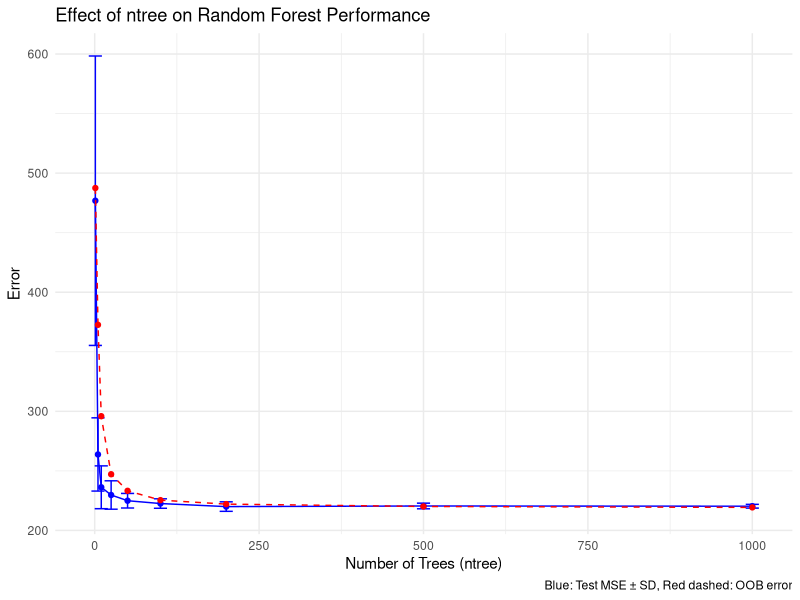
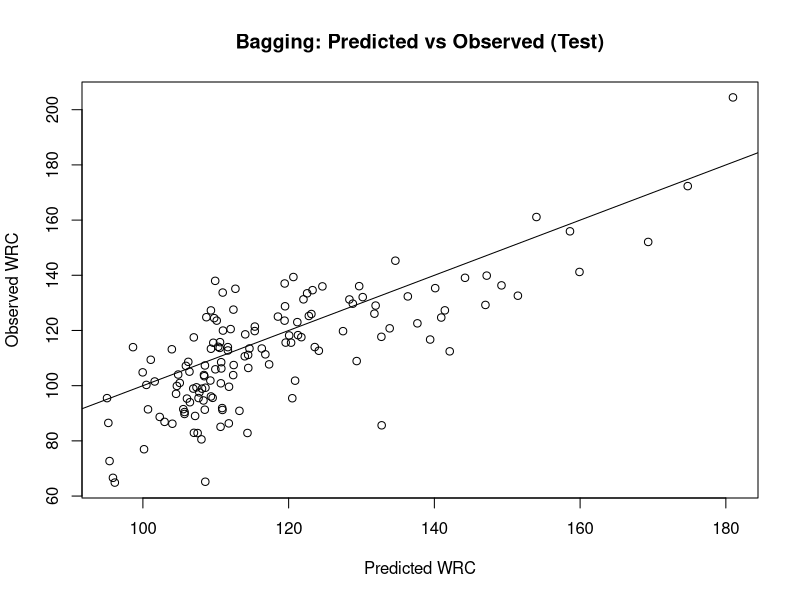
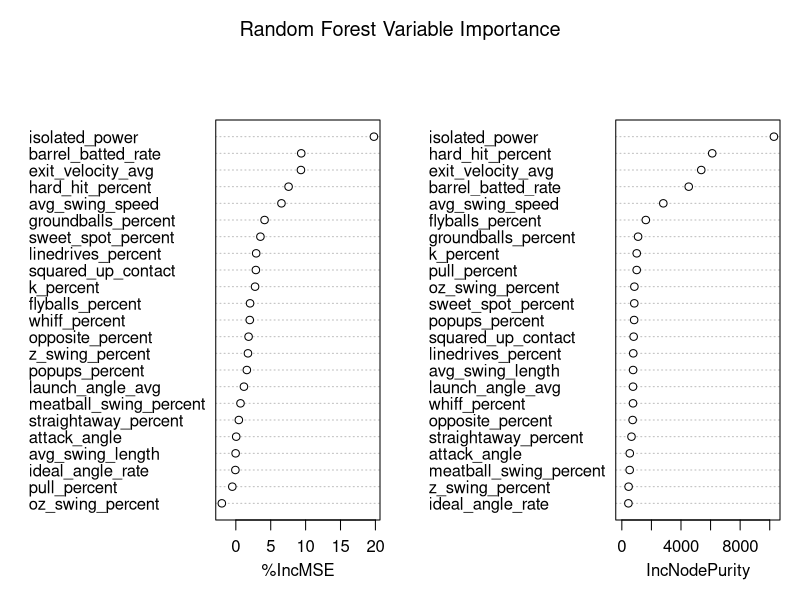
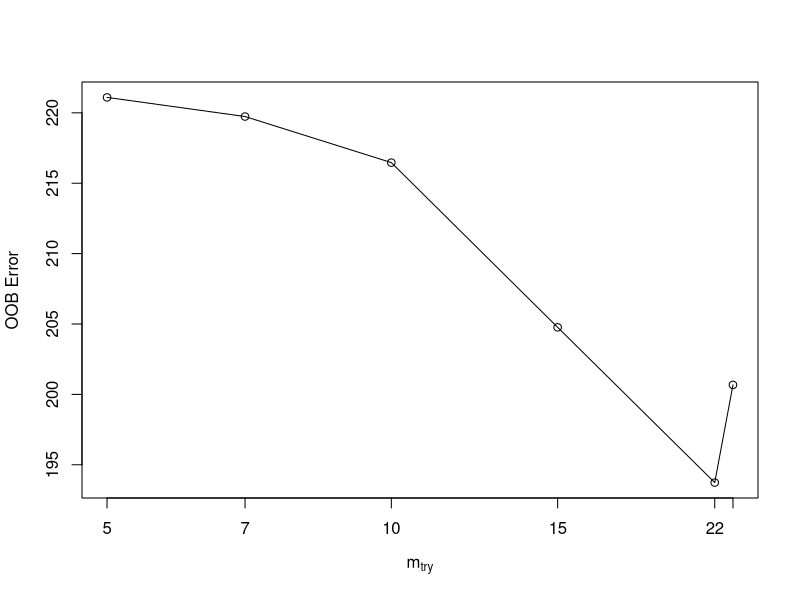
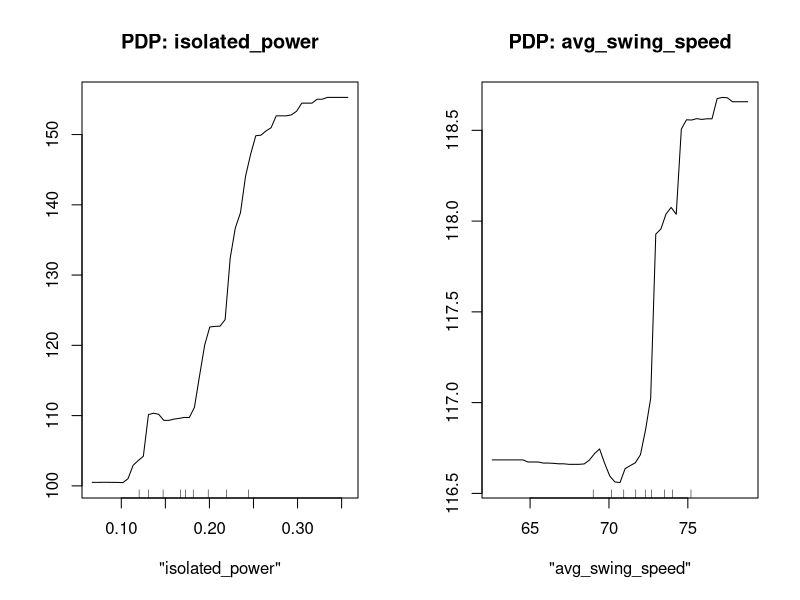

Source code (R) for these figures, in order:
## ---- chunk 1
knitr::opts_chunk$set(echo = TRUE)
## ---- chunk 2
library(MASS)   
library(randomForest)
library(tidyverse)

data1 <- read.csv('onlyCompleteData.csv')
data1 <- data1 %>% select(WRC., k_percent, isolated_power, avg_swing_speed, squared_up_contact, avg_swing_length, attack_angle,
                          ideal_angle_rate, exit_velocity_avg, launch_angle_avg, sweet_spot_percent, barrel_batted_rate,
                          hard_hit_percent, z_swing_percent, oz_swing_percent, meatball_swing_percent, whiff_percent,
                          pull_percent, straightaway_percent, opposite_percent, groundballs_percent, flyballs_percent,
                          linedrives_percent, popups_percent,year)

set.seed(123)
train_idx <- which(data1$year == 2024)
train <- data1[train_idx, ]
train <- train %>% select(-year)
test <- data1[-train_idx, ]
test <- test %>% select(-year)

mtry_val <- 6
ntree_values <- c(1,5,10, 25, 50, 100, 200, 500,1000)
n_reps <- 20

results <- data.frame(ntree=integer(),seed=integer(),test_MSE=double(),OOB_error=double())

for (nt in ntree_values) { # goes through all different ntree values
  for (s in 1:n_reps) { # do many times for each ntree
    set.seed(s)
    rf_model <- randomForest(WRC. ~ ., data=train, mtry=mtry_val, ntree=nt)
    yhat.bag <- predict(rf_model, newdata=test)
    test_mse <- mean((yhat.bag - test$WRC.)^2)
    results <- rbind(results, data.frame(ntree=nt,test_MSE=test_mse,OOB_error=rf_model$mse[nt]))
  }
}

results_all <- results %>% group_by(ntree) %>%summarize(mean_test_MSE = mean(test_MSE),sd_test_MSE = sd(test_MSE),
            mean_OOB_error = mean(OOB_error),sd_OOB_error = sd(OOB_error))
## ---- chunk 3
ggplot(results_all, aes(x=ntree)) + geom_errorbar(aes(ymin=mean_test_MSE-sd_test_MSE, ymax=mean_test_MSE+sd_test_MSE),
                width=20, color="blue") +geom_line(aes(y=mean_test_MSE), color="blue") + geom_point(aes(y=mean_test_MSE), color="blue") +
  geom_line(aes(y=mean_OOB_error), color="red",linetype="dashed") +
  geom_point(aes(y=mean_OOB_error), color="red") +
  labs(title="Effect of ntree on Random Forest Performance",x="Number of Trees (ntree)",y="Error",caption="Blue: Test MSE ± SD, Red dashed: OOB error") +
  theme_minimal()

results_all
## ---- chunk 4
# Packages
library(MASS)         
library(randomForest)
library(ggplot2)


set.seed(1)
N <- nrow(data1)
train <- which(data1$year == 2024)

mlb.train <- data1[train, ]
mlb.test  <- data1[-train, ]

# Response vectors
y.test <- mlb.test$WRC.

set.seed(1)
bag.mlb <- randomForest(WRC. ~ ., data = (data1 %>% select(-year)),
                           subset = train, mtry = 12,
                           importance = TRUE)
bag.mlb

yhat.bag <- predict(bag.mlb, newdata = mlb.test)

# Test MSE
mse_bag <- mean((yhat.bag - y.test)^2)
mse_bag

# Plot predicted vs observed
plot(yhat.bag, y.test,
     xlab = "Predicted WRC",
     ylab = "Observed WRC",
     main = "Bagging: Predicted vs Observed (Test)")
abline(0, 1)

set.seed(1)
rf.mlb <- randomForest(WRC. ~ ., data = (data1 %>% select(-year)),
                          subset = train, mtry = 6,
                          importance = TRUE)

yhat.rf <- predict(rf.mlb, newdata = mlb.test)
mse_rf <- mean((yhat.rf - y.test)^2)
c(mse_bag = mse_bag, mse_rf = mse_rf)

importance(rf.mlb)
varImpPlot(rf.mlb, main = "Random Forest Variable Importance")

set.seed(2)
tune.out <- tuneRF(x = mlb.train[, setdiff(names(data1 %>% select(-year)), "WRC.")],
                   y = mlb.train$WRC.,
                   stepFactor = 1.5,
                   improve = 0.01,
                   ntreeTry = 500,
                   trace = TRUE,
                   plot = TRUE)

# Best mtry from tuneRF (lower OOB error is better)
best.mtry <- tune.out[which.min(tune.out[, "OOBError"]), "mtry"]
best.mtry

set.seed(3)
rf.tuned <- randomForest(WRC. ~ ., data = data1 %>% select(-year),
                         subset = train, mtry = best.mtry,
                         ntree = 500, importance = TRUE)

mse_rf_tuned <- mean( (predict(rf.tuned, mlb.test) - y.test)^2 )
c(mse_bag = mse_bag, mse_rf = mse_rf, mse_rf_tuned = mse_rf_tuned)

# Partial dependence plots give the marginal effect of a feature
par(mfrow = c(1, 2))
partialPlot(rf.tuned, pred.data = mlb.test, x.var = "isolated_power",
            main = "PDP: isolated_power")
partialPlot(rf.tuned, pred.data = mlb.test, x.var = "avg_swing_speed",
            main = "PDP: avg_swing_speed")
## ---- chunk 5
#using 2025 data

predictions <- predict(rf.tuned, mlb.test)
data1 <- read.csv('onlyCompleteData.csv')
players <- (data1 %>% filter(year==2025))$player.name
actuals <- (data1 %>% filter(year==2025))$WRC.

predict_df <- data.frame(player = players, prediction = predictions, actual = actuals)
predict_df <- predict_df %>% mutate(diff = actuals - predictions)
